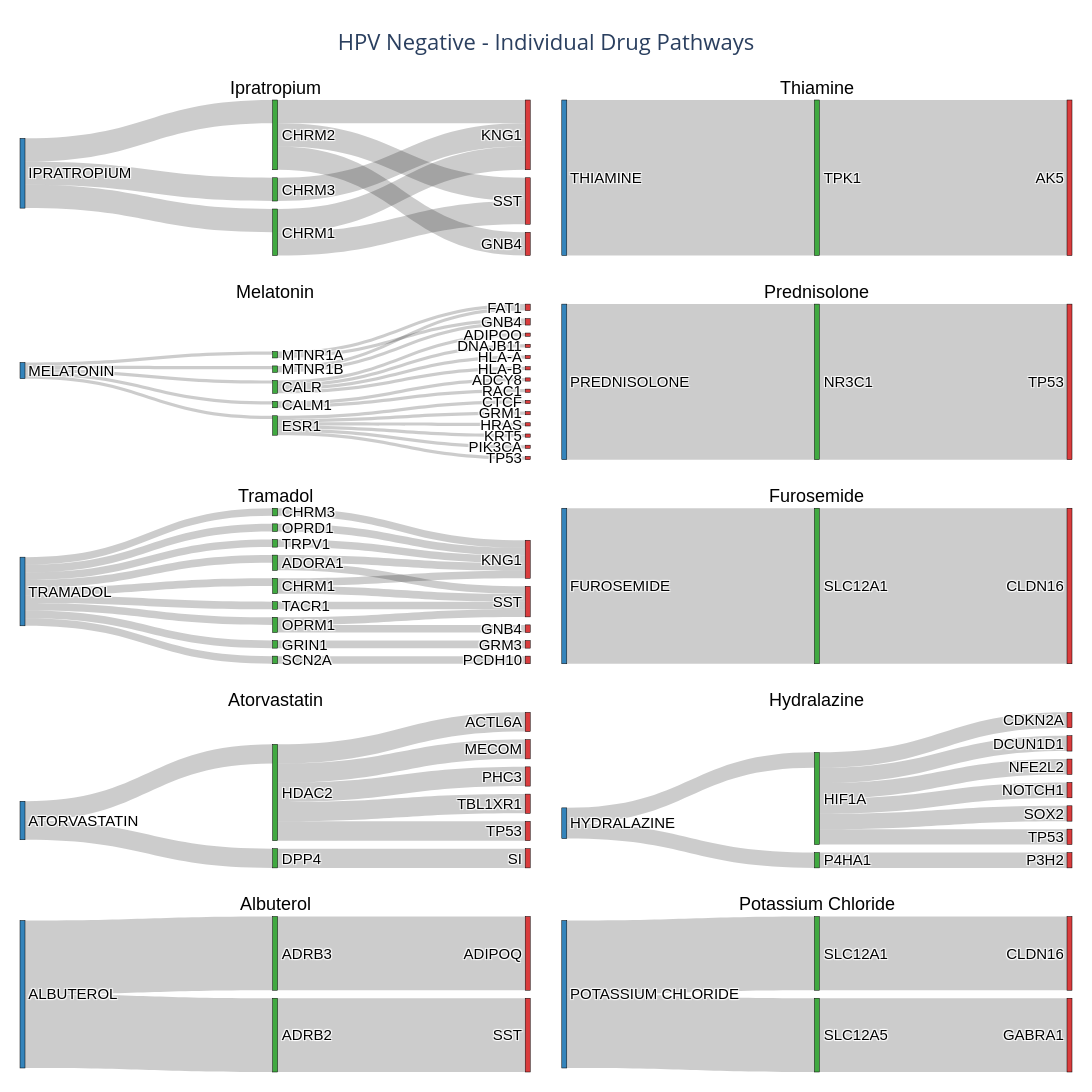

Here is the notebook cell this chart was saved with:
### Code cell
interested_drugs_neg = ['IPRATROPIUM', 'THIAMINE', 'MELATONIN', 'PREDNISOLONE', 'TRAMADOL', 'FUROSEMIDE', 'ATORVASTATIN', 'HYDRALAZINE', 'ALBUTEROL', 'POTASSIUM CHLORIDE']
plot_multiple_sankeys(hpv_neg_df_indirect_explicit, interested_drugs_neg, title_prefix="HPV Negative - ")

### Figure 1 — Plotly figure (JSON) as saved in the notebook; plotly's stock layout.template omitted (floating-point values rounded to 4 significant figures)
{"data": [{"arrangement": "snap", "domain": {"x": [0, 0.485], "y": [0.84, 1]}, "link": {"color": "rgba(0, 0, 0, 0.2)", "source": [0, 0, 0, 1, 1, 2, 2, 2, 3], "target": [1, 2, 3, 5, 6, 4, 5, 6, 5], "value": [1, 1, 1, 1, 1, 1, 1, 1, 1]}, "node": {"color": ["rgba(31, 119, 180, 0.9)", "rgba(44, 160, 44, 0.9)", "rgba(44, 160, 44, 0.9)", "rgba(44, 160, 44, 0.9)", "rgba(214, 39, 40, 0.9)", "rgba(214, 39, 40, 0.9)", "rgba(214, 39, 40, 0.9)"], "label": ["IPRATROPIUM", "CHRM1", "CHRM2", "CHRM3", "GNB4", "KNG1", "SST"], "line": {"color": "black", "width": 0.5}, "pad": 8, "thickness": 5}, "textfont": {"color": "black", "family": "Arial", "size": 15}, "type": "sankey", "valueformat": ".0f"}, {"arrangement": "snap", "domain": {"x": [0.515, 1], "y": [0.84, 1]}, "link": {"color": "rgba(0, 0, 0, 0.2)", "source": [0, 1], "target": [1, 2], "value": [1, 1]}, "node": {"color": ["rgba(31, 119, 180, 0.9)", "rgba(44, 160, 44, 0.9)", "rgba(214, 39, 40, 0.9)"], "label": ["THIAMINE", "TPK1", "AK5"], "line": {"color": "black", "width": 0.5}, "pad": 8, "thickness": 5}, "textfont": {"color": "black", "family": "Arial", "size": 15}, "type": "sankey", "valueformat": ".0f"}, {"arrangement": "snap", "domain": {"x": [0, 0.485], "y": [0.63, 0.79]}, "link": {"color": "rgba(0, 0, 0, 0.2)", "source": [0, 0, 0, 0, 0, 1, 1, 2, 2, 2, 2, 3, 3, 3, 3, 3, 3, 4, 4, 5, 5], "target": [1, 2, 3, 4, 5, 6, 18, 7, 9, 13, 14, 8, 12, 15, 16, 17, 19, 10, 11, 10, 11], "value": [1, 1, 1, 1, 1, 1, 1, 1, 1, 1, 1, 1, 1, 1, 1, 1, 1, 1, 1, 1, 1]}, "node": {"color": ["rgba(31, 119, 180, 0.9)", "rgba(44, 160, 44, 0.9)", "rgba(44, 160, 44, 0.9)", "rgba(44, 160, 44, 0.9)", "rgba(44, 160, 44, 0.9)", "rgba(44, 160, 44, 0.9)", "rgba(214, 39, 40, 0.9)", "rgba(214, 39, 40, 0.9)", "rgba(214, 39, 40, 0.9)", "rgba(214, 39, 40, 0.9)", "rgba(214, 39, 40, 0.9)", "rgba(214, 39, 40, 0.9)", "rgba(214, 39, 40, 0.9)", "rgba(214, 39, 40, 0.9)", "rgba(214, 39, 40, 0.9)", "rgba(214, 39, 40, 0.9)", "rgba(214, 39, 40, 0.9)", "rgba(214, 39, 40, 0.9)", "rgba(214, 39, 40, 0.9)", "rgba(214, 39, 40, 0.9)"], "label": ["MELATONIN", "CALM1", "CALR", "ESR1", "MTNR1A", "MTNR1B", "ADCY8", "ADIPOQ", "CTCF", "DNAJB11", "FAT1", "GNB4", "GRM1", "HLA-A", "HLA-B", "HRAS", "KRT5", "PIK3CA", "RAC1", "TP53"], "line": {"color": "black", "width": 0.5}, "pad": 8, "thickness": 5}, "textfont": {"color": "black", "family": "Arial", "size": 15}, "type": "sankey", "valueformat": ".0f"}, {"arrangement": "snap", "domain": {"x": [0.515, 1], "y": [0.63, 0.79]}, "link": {"color": "rgba(0, 0, 0, 0.2)", "source": [0, 1], "target": [1, 2], "value": [1, 1]}, "node": {"color": ["rgba(31, 119, 180, 0.9)", "rgba(44, 160, 44, 0.9)", "rgba(214, 39, 40, 0.9)"], "label": ["PREDNISOLONE", "NR3C1", "TP53"], "line": {"color": "black", "width": 0.5}, "pad": 8, "thickness": 5}, "textfont": {"color": "black", "family": "Arial", "size": 15}, "type": "sankey", "valueformat": ".0f"}, {"arrangement": "snap", "domain": {"x": [0, 0.485], "y": [0.42, 0.58]}, "link": {"color": "rgba(0, 0, 0, 0.2)", "source": [0, 0, 0, 0, 0, 0, 0, 0, 0, 1, 1, 2, 2, 3, 4, 5, 6, 6, 7, 8, 9], "target": [1, 2, 3, 4, 5, 6, 7, 8, 9, 12, 14, 12, 14, 12, 11, 12, 10, 14, 13, 14, 12], "value": [1, 1, 1, 1, 1, 1, 1, 1, 1, 1, 1, 1, 1, 1, 1, 1, 1, 1, 1, 1, 1]}, "node": {"color": ["rgba(31, 119, 180, 0.9)", "rgba(44, 160, 44, 0.9)", "rgba(44, 160, 44, 0.9)", "rgba(44, 160, 44, 0.9)", "rgba(44, 160, 44, 0.9)", "rgba(44, 160, 44, 0.9)", "rgba(44, 160, 44, 0.9)", "rgba(44, 160, 44, 0.9)", "rgba(44, 160, 44, 0.9)", "rgba(44, 160, 44, 0.9)", "rgba(214, 39, 40, 0.9)", "rgba(214, 39, 40, 0.9)", "rgba(214, 39, 40, 0.9)", "rgba(214, 39, 40, 0.9)", "rgba(214, 39, 40, 0.9)"], "label": ["TRAMADOL", "ADORA1", "CHRM1", "CHRM3", "GRIN1", "OPRD1", "OPRM1", "SCN2A", "TACR1", "TRPV1", "GNB4", "GRM3", "KNG1", "PCDH10", "SST"], "line": {"color": "black", "width": 0.5}, "pad": 8, "thickness": 5}, "textfont": {"color": "black", "family": "Arial", "size": 15}, "type": "sankey", "valueformat": ".0f"}, {"arrangement": "snap", "domain": {"x": [0.515, 1], "y": [0.42, 0.58]}, "link": {"color": "rgba(0, 0, 0, 0.2)", "source": [0, 1], "target": [1, 2], "value": [1, 1]}, "node": {"color": ["rgba(31, 119, 180, 0.9)", "rgba(44, 160, 44, 0.9)", "rgba(214, 39, 40, 0.9)"], "label": ["FUROSEMIDE", "SLC12A1", "CLDN16"], "line": {"color": "black", "width": 0.5}, "pad": 8, "thickness": 5}, "textfont": {"color": "black", "family": "Arial", "size": 15}, "type": "sankey", "valueformat": ".0f"}, {"arrangement": "snap", "domain": {"x": [0, 0.485], "y": [0.21, 0.37]}, "link": {"color": "rgba(0, 0, 0, 0.2)", "source": [0, 0, 1, 2, 2, 2, 2, 2], "target": [1, 2, 6, 3, 4, 5, 7, 8], "value": [1, 1, 1, 1, 1, 1, 1, 1]}, "node": {"color": ["rgba(31, 119, 180, 0.9)", "rgba(44, 160, 44, 0.9)", "rgba(44, 160, 44, 0.9)", "rgba(214, 39, 40, 0.9)", "rgba(214, 39, 40, 0.9)", "rgba(214, 39, 40, 0.9)", "rgba(214, 39, 40, 0.9)", "rgba(214, 39, 40, 0.9)", "rgba(214, 39, 40, 0.9)"], "label": ["ATORVASTATIN", "DPP4", "HDAC2", "ACTL6A", "MECOM", "PHC3", "SI", "TBL1XR1", "TP53"], "line": {"color": "black", "width": 0.5}, "pad": 8, "thickness": 5}, "textfont": {"color": "black", "family": "Arial", "size": 15}, "type": "sankey", "valueformat": ".0f"}, {"arrangement": "snap", "domain": {"x": [0.515, 1], "y": [0.21, 0.37]}, "link": {"color": "rgba(0, 0, 0, 0.2)", "source": [0, 0, 1, 1, 1, 1, 1, 1, 2], "target": [1, 2, 3, 4, 5, 6, 8, 9, 7], "value": [1, 1, 1, 1, 1, 1, 1, 1, 1]}, "node": {"color": ["rgba(31, 119, 180, 0.9)", "rgba(44, 160, 44, 0.9)", "rgba(44, 160, 44, 0.9)", "rgba(214, 39, 40, 0.9)", "rgba(214, 39, 40, 0.9)", "rgba(214, 39, 40, 0.9)", "rgba(214, 39, 40, 0.9)", "rgba(214, 39, 40, 0.9)", "rgba(214, 39, 40, 0.9)", "rgba(214, 39, 40, 0.9)"], "label": ["HYDRALAZINE", "HIF1A", "P4HA1", "CDKN2A", "DCUN1D1", "NFE2L2", "NOTCH1", "P3H2", "SOX2", "TP53"], "line": {"color": "black", "width": 0.5}, "pad": 8, "thickness": 5}, "textfont": {"color": "black", "family": "Arial", "size": 15}, "type": "sankey", "valueformat": ".0f"}, {"arrangement": "snap", "domain": {"x": [0, 0.485], "y": [0, 0.16]}, "link": {"color": "rgba(0, 0, 0, 0.2)", "source": [0, 0, 1, 2], "target": [1, 2, 4, 3], "value": [1, 1, 1, 1]}, "node": {"color": ["rgba(31, 119, 180, 0.9)", "rgba(44, 160, 44, 0.9)", "rgba(44, 160, 44, 0.9)", "rgba(214, 39, 40, 0.9)", "rgba(214, 39, 40, 0.9)"], "label": ["ALBUTEROL", "ADRB2", "ADRB3", "ADIPOQ", "SST"], "line": {"color": "black", "width": 0.5}, "pad": 8, "thickness": 5}, "textfont": {"color": "black", "family": "Arial", "size": 15}, "type": "sankey", "valueformat": ".0f"}, {"arrangement": "snap", "domain": {"x": [0.515, 1], "y": [0, 0.16]}, "link": {"color": "rgba(0, 0, 0, 0.2)", "source": [0, 0, 1, 2], "target": [1, 2, 3, 4], "value": [1, 1, 1, 1]}, "node": {"color": ["rgba(31, 119, 180, 0.9)", "rgba(44, 160, 44, 0.9)", "rgba(44, 160, 44, 0.9)", "rgba(214, 39, 40, 0.9)", "rgba(214, 39, 40, 0.9)"], "label": ["POTASSIUM CHLORIDE", "SLC12A1", "SLC12A5", "CLDN16", "GABRA1"], "line": {"color": "black", "width": 0.5}, "pad": 8, "thickness": 5}, "textfont": {"color": "black", "family": "Arial", "size": 15}, "type": "sankey", "valueformat": ".0f"}], "layout": {"annotations": [{"font": {"color": "black", "family": "Arial", "size": 18}, "showarrow": false, "text": "Ipratropium", "x": 0.2425, "xanchor": "center", "xref": "paper", "y": 1, "yanchor": "bottom", "yref": "paper"}, {"font": {"color": "black", "family": "Arial", "size": 18}, "showarrow": false, "text": "Thiamine", "x": 0.7575, "xanchor": "center", "xref": "paper", "y": 1, "yanchor": "bottom", "yref": "paper"}, {"font": {"color": "black", "family": "Arial", "size": 18}, "showarrow": false, "text": "Melatonin", "x": 0.2425, "xanchor": "center", "xref": "paper", "y": 0.79, "yanchor": "bottom", "yref": "paper"}, {"font": {"color": "black", "family": "Arial", "size": 18}, "showarrow": false, "text": "Prednisolone", "x": 0.7575, "xanchor": "center", "xref": "paper", "y": 0.79, "yanchor": "bottom", "yref": "paper"}, {"font": {"color": "black", "family": "Arial", "size": 18}, "showarrow": false, "text": "Tramadol", "x": 0.2425, "xanchor": "center", "xref": "paper", "y": 0.58, "yanchor": "bottom", "yref": "paper"}, {"font": {"color": "black", "family": "Arial", "size": 18}, "showarrow": false, "text": "Furosemide", "x": 0.7575, "xanchor": "center", "xref": "paper", "y": 0.58, "yanchor": "bottom", "yref": "paper"}, {"font": {"color": "black", "family": "Arial", "size": 18}, "showarrow": false, "text": "Atorvastatin", "x": 0.2425, "xanchor": "center", "xref": "paper", "y": 0.37, "yanchor": "bottom", "yref": "paper"}, {"font": {"color": "black", "family": "Arial", "size": 18}, "showarrow": false, "text": "Hydralazine", "x": 0.7575, "xanchor": "center", "xref": "paper", "y": 0.37, "yanchor": "bottom", "yref": "paper"}, {"font": {"color": "black", "family": "Arial", "size": 18}, "showarrow": false, "text": "Albuterol", "x": 0.2425, "xanchor": "center", "xref": "paper", "y": 0.16, "yanchor": "bottom", "yref": "paper"}, {"font": {"color": "black", "family": "Arial", "size": 18}, "showarrow": false, "text": "Potassium Chloride", "x": 0.7575, "xanchor": "center", "xref": "paper", "y": 0.16, "yanchor": "bottom", "yref": "paper"}], "font": {"size": 14}, "height": 2200, "margin": {"b": 20, "l": 20, "r": 20, "t": 100}, "showlegend": false, "title": {"font": {"size": 22}, "text": "HPV Negative - Individual Drug Pathways<br>", "x": 0.5, "xanchor": "center"}, "width": 2000}}
